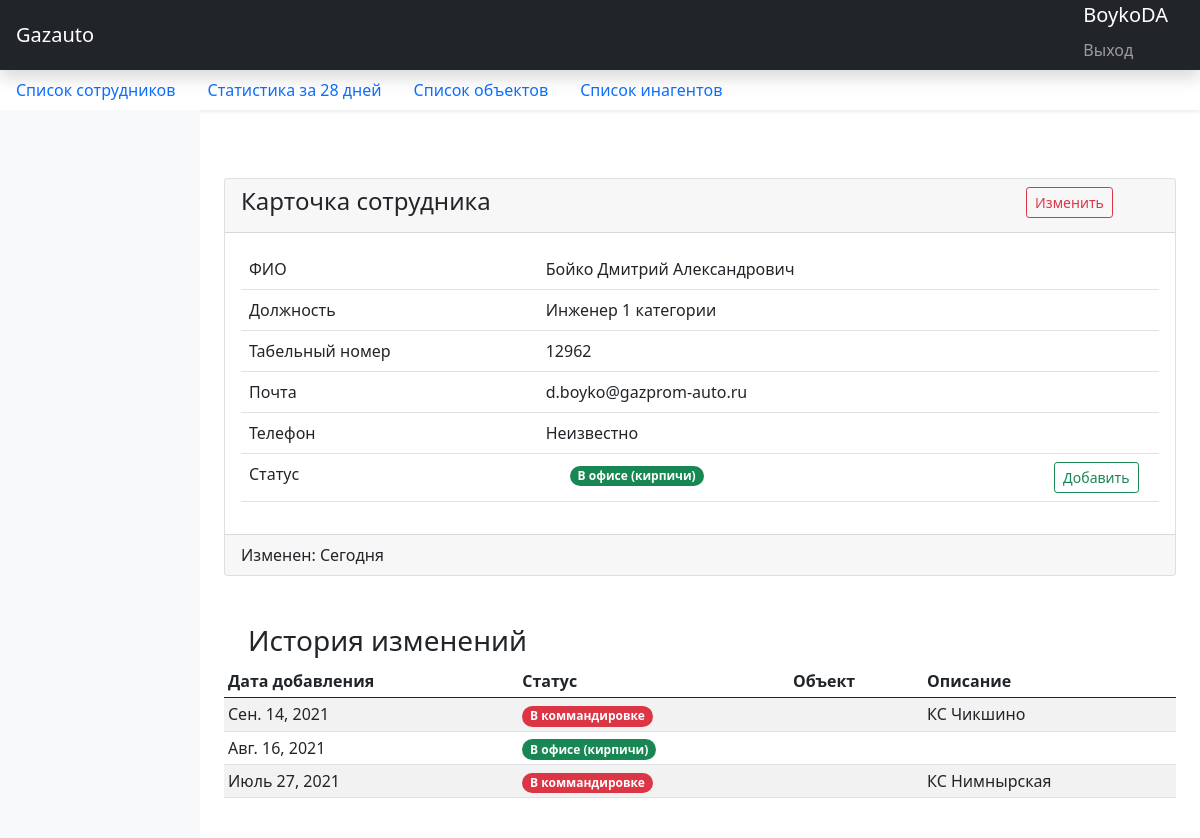
Screenshot of /user/boykoda12962/ (signed in) with the database file from the repository.
### statistic_app/models.py (models this page shows, shortened)
class Profile(models.Model):
    user = models.OneToOneField(User, on_delete=models.SET_NULL, null=True, verbose_name="Пользователь")
    father_name = models.CharField("Отчество", max_length=200, blank=True, null=True)
    tabel_num = models.IntegerField(verbose_name="Табельный номер", default=0)
    position = models.CharField("Должность", max_length=200)
    user_location = models.ForeignKey(UserLocation, verbose_name="Местоположение пользователя",
                                      on_delete=models.SET_NULL, null=True)
    url = models.SlugField(max_length=255, unique=True, db_index=True, verbose_name="URL", default=None, null=True,
                           blank=True)
    phone_number = models.CharField(verbose_name="Телефон(ы)", max_length=200, blank=True, null=True)
    project = models.ForeignKey(Project, verbose_name="Проект",
                                on_delete=models.SET_NULL, blank=True, null=True, related_name='project')
    description = models.TextField("Описание события", null=True, blank=True)
    pub_date = models.DateField('Время события', default=datetime.date.today, blank=False, null=False)
    def when_published(self):
        now = timezone.now().date()
        diff = now - self.pub_date
        if diff.days == 0:
            return "Сегодня"
        if diff.days == 1:
            return "1 день назад"
        if diff.days < 5:
            return f"{diff.days} дня назад"
        return f"{diff.days} дней назад"
    class Meta:
        verbose_name = "Сотрудник"
        verbose_name_plural = "Сотрудники"

class UserLocation(models.Model):
    BOOTSTRAP4_STYLE = [
        ('badge rounded-pill bg-primary', 'синий'),
        ('badge rounded-pill bg-secondary', 'серый'),
        ('badge rounded-pill bg-success', 'зеленый'),
        ('badge rounded-pill bg-info text-dark', 'голубой'),
        ('badge rounded-pill bg-warning text-dark', 'желтый'),
        ('badge rounded-pill bg-danger', 'красный'),
        ('badge rounded-pill bg-light text-dark', 'светлый'),
        ('badge rounded-pill bg-dark', 'темный')
    ]
    location = models.CharField("Местоположение пользователя", max_length=200, unique=True)
    loc_description = models.TextField("Описание местоположение", blank=True, null=True)
    loc_class = models.CharField("Класс bootstrap", max_length=200, choices=BOOTSTRAP4_STYLE,
                                 default='badge badge-pill bg-dark')
    class Meta:
        verbose_name = "Местоположение"
        verbose_name_plural = "Местоположения"

class UserStatistic(models.Model):
    user_name = models.ForeignKey(Profile, verbose_name="Пользователь", on_delete=models.SET_NULL, null=True)
    user_location = models.ForeignKey(UserLocation, verbose_name="Местоположение пользователя",
                                      on_delete=models.SET_NULL, null=True)
    description = models.TextField("Описание события", null=True, blank=True)
    pub_date = models.DateField('Время события', default=datetime.date.today, blank=False, null=False)
    project = models.ForeignKey(Project, verbose_name="Проект",
                                on_delete=models.SET_NULL, blank=True, null=True, related_name='user')
    class Meta:
        verbose_name = "Статистика пользователя"
        verbose_name_plural = "Статистика пользователей"
        ordering = ['-pub_date', '-id']

### statistic_app/views.py (the view, shortened to what this page needs)
# urls.py: path('user/<str:slug>/', UserDetailView.as_view(), name='user_detail'),
class UserDetailView(LoginRequiredMixin, View):
    login_url = '/accounts/login'
    model = Profile
    slug_field = "url"
    template_name = "user/user_detail.html"
    pagination = 10
    def get_pagination(self, model, request, page_name, count_pagination=10):
        history_all = model.all()
        paginator = Paginator(history_all, count_pagination)
        page_number = request.GET.get(page_name, 1)
        result_data = paginator.get_page(page_number)
        is_paginated = result_data.has_other_pages()
        if result_data.has_previous():
            prev_url = f'?{page_name}={result_data.previous_page_number()}'
        else:
            prev_url = ''
        if result_data.has_next():
            next_url = f'?{page_name}={result_data.next_page_number()}'
        else:
            next_url = ''
        return result_data, is_paginated, prev_url, next_url
    def get(self, request, slug):
        contex = self.get_context_data(request, slug)
        return render(request, self.template_name, contex)
    def get_context_data(self, request, slug):
        context = {}
        object = get_object_or_404(self.model, url__iexact=slug)
        context['profile'] = get_object_or_404(self.model, url__iexact=slug)
        history, h_is_paginated, h_prev_url, h_next_url = self.get_pagination(
            model=UserStatistic.objects.filter(user_name=object), request=request,
            page_name='page', count_pagination=10)
        context['statistics'] = history
        context['prev_url'] = h_prev_url
        context['next_url'] = h_next_url
        context['is_paginated'] = h_is_paginated
        return context

### templates/user/user_detail.html (shortened to what this page needs)
{% extends 'index.html' %}
{% block contents %}
<div class="card">
    <div class="card-header">
        <div class="row justify-content-end">
            <div class="col-10">
                <h4>Карточка сотрудника</h4>
            </div>
            <div class="col-2">
                {% if user.is_authenticated and user.username == profile.user.username or user.is_superuser %}
                <a class="btn  btn-outline-danger btn-sm" href="{% url 'user_edit' profile.url %}"
                   role="button">Изменить</a>
                {% endif %}
            </div>
        </div>
    </div>
    <div class="card-body">
        <table class="table table-hover" id="telemetry_table1">
            <tbody>
            <tr>
                <td>ФИО</td>
                <td>{{ profile.user.last_name }} {{ profile.user.first_name }} {{ profile.father_name }}</td>
            </tr>
            <tr>
                <td>Должность</td>
                <td>{{ profile.position }}</td>
            </tr>
            <tr>
                <td>Табельный номер</td>
                <td>{{ profile.tabel_num }}</td>
            </tr>
            <tr>
                <td>Почта</td>
                <td>{% if profile.user.email %}{{ profile.user.email }}{% else %}Неизвестно{% endif %}</td>
            </tr>
            <tr>
                <td>Телефон</td>
                <td>{% if profile.phone_number %}{{ profile.phone_number }}{% else %}Неизвестно{% endif %}</td>
            </tr>
            <tr>
                <td>Статус</td>
                <td>
                    <div class="container">
                        <div class="row">
                            <div class="col-sm-3">
                                <span class="{{ profile.user_location.loc_class }}">{{ profile.user_location.location }}</span>
                            </div>
                            <div class="col-sm-7">
                            </div>
                            <div class="col-sm-2">
                                {% if user.is_authenticated and user.username == profile.user.username or user.is_superuser %}
                                <a class="btn btn-outline-success btn-sm" href="{% url 'user_update' profile.url %}"
                                   role="button">Добавить</a>
                                {% endif %}
                            </div>
                        </div>
                    </div>
                </td>
            </tr>
            </tbody>
        </table>
    </div>
    <div class="card-footer">
        {% if profile.when_published %}Изменен: {{ profile.when_published }}{% else %} Дата изменения неизвестна
        {% endif %}
    </div>
</div>
<div class="pt-5 pb-2 mb-3">
    <div class="container">
        <div mt-xl-4>
            <div class="row justify-content-end">
                <div class="col-8">
                    <h3>История изменений</h3>
                </div>
                <div class="col-4">
                </div>
            </div>
        </div>
    </div>
    <div class="table-responsive">
        <table class="table table-striped table-sm">
            <thead>
            <tr>
                <th>Дата добавления</th>
                <th>Статус</th>
                <th>Объект</th>
                <th>Описание</th>
            </tr>
            </thead>
            <tbody>
            {% for stat in statistics %}
            <tr>
                <td>{{ stat.pub_date }}</td>
                <td><span class="{{ stat.user_location.loc_class }}">{{ stat.user_location.location }}</span></td>
                <td>
                </td>
                <td>{{ stat.description }}</td>
            </tr>
            {% endfor %}
            </tbody>
        </table>
    </div>
</div>
{% endblock %}

### templates/index.html (shortened to what this page needs)
{% load static %}
<!doctype  html>
<html lang="ru">
<head>
    <link href="{% static 'css/bootstrap.min.css' %}" rel="stylesheet">
</head>
<body>
<header class="navbar navbar-dark sticky-top bg-dark flex-md-nowrap p-0 shadow">
    <a class="navbar-brand col-md-2 col-lg-1 me-1 px-3" href="{% url 'user_list' %}">Gazauto</a>
    <ul class="navbar-nav px-3">
        {% if user.is_authenticated %}
        <li class="nav-item text-nowrap">
            <a class="navbar-brand">{{user.username}}</a>
            <a class="nav-link" href="{% url 'logout' %}">Выход</a>
        </li>
        {% else %}
        <li class="nav-item text-nowrap">
            <a class="nav-link" href="{% url 'login' %}">Вход</a>
        </li>
        {% endif %}
    </ul>
</header>
{% block navigation %}
<div class="nav-scroller bg-body shadow-sm">
  <nav class="nav nav-underline" aria-label="Secondary navigation">
      <a class="nav-link " aria-current="page" href="{% url 'user_list' %}">Список сотрудников</a>
      <a class="nav-link" href="{% url 'statistics' %}">Статистика за 28 дней</a>
      <a class="nav-link" href="{% url 'project_list' %}">Список объектов</a>
      <a class="nav-link" href="{% url 'agent_list' %}">Список инагентов</a>
  </nav>
</div>
{% endblock %}
<div class="container-fluid">
    <div class="row">
        <nav id="sidebarMenu" class="col-md-3 col-lg-2 d-md-block bg-light sidebar collapse">
            <div class="position-sticky pt-3">
            </div>
        </nav>
        <main class="col-md-4 ms-sm-auto col-lg-10 px-md-4">
            <canvas class="my-4 w-100 chartjs-render-monitor" id="myChart" width="913" height="585"
                    style="display: block; height: 20px; width: 609px;"></canvas>
            {% block contents %}{% endblock %}
        </main>
    </div>
</div>
</body>

### rows the page displays
Profile: user.last_name "Бойко", user.first_name "Дмитрий", father_name "Александрович", position "Инженер 1 категории", tabel_num "12962", user.email "d.boyko@gazprom-auto.ru", user_location.location "В офисе (кирпичи)", when_published "Сегодня"
UserStatistic: pub_date "Сен. 14, 2021", user_location.location "В коммандировке", description "КС Чикшино"
UserStatistic: pub_date "Авг. 16, 2021", user_location.location "В офисе (кирпичи)"
UserStatistic: pub_date "Июль 27, 2021", user_location.location "В коммандировке", description "КС Нимнырская"

### other values shown
{{ user.username }} "BoykoDA"
